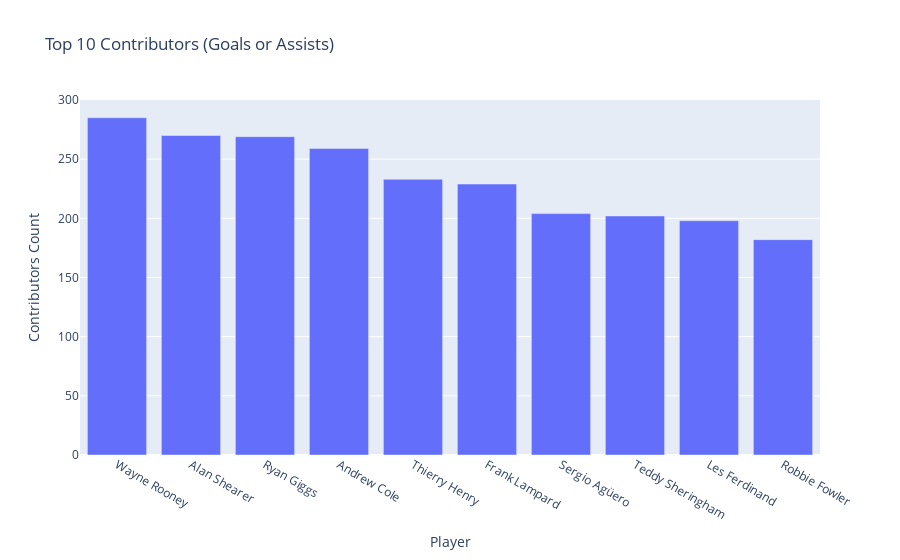

Notebook code cell kept with this figure:
### Code cell
top_10_contributors_figure = px.bar(df_top_10_contributors, x='player_name', y='contributors_count',
                                    labels={'player_name': 'Player', 'contributors_count': 'Contributors Count'},
                                    title='Top 10 Contributors (Goals or Assists)')

# top_10_contributors_figure.update_layout({ 'plot_bgcolor': 'rgba(0, 0, 0, 0)',
#                                           'paper_bgcolor': 'rgba(0, 0, 0, 0)',
#                                           })

top_10_contributors_figure.show()

### Figure 1 — Plotly figure (JSON) as saved in the notebook; plotly's stock layout.template omitted (floating-point values rounded to 4 significant figures)
{"data": [{"alignmentgroup": "True", "hovertemplate": "Player=%{x}<br>Contributors Count=%{y}<extra></extra>", "legendgroup": "", "marker": {"color": "#636efa", "pattern": {"shape": ""}}, "name": "", "offsetgroup": "", "orientation": "v", "showlegend": false, "textposition": "auto", "type": "bar", "x": ["Wayne Rooney", "Alan Shearer", "Ryan Giggs", "Andrew Cole", "Thierry Henry", "Frank Lampard", "Sergio Agüero", "Teddy Sheringham", "Les Ferdinand", "Robbie Fowler"], "xaxis": "x", "y": [285, 270, 269, 259, 233, 229, 204, 202, 198, 182], "yaxis": "y"}], "layout": {"barmode": "relative", "legend": {"tracegroupgap": 0}, "title": {"text": "Top 10 Contributors (Goals or Assists)"}, "xaxis": {"anchor": "y", "domain": [0, 1], "title": {"text": "Player"}}, "yaxis": {"anchor": "x", "domain": [0, 1], "title": {"text": "Contributors Count"}}}}
